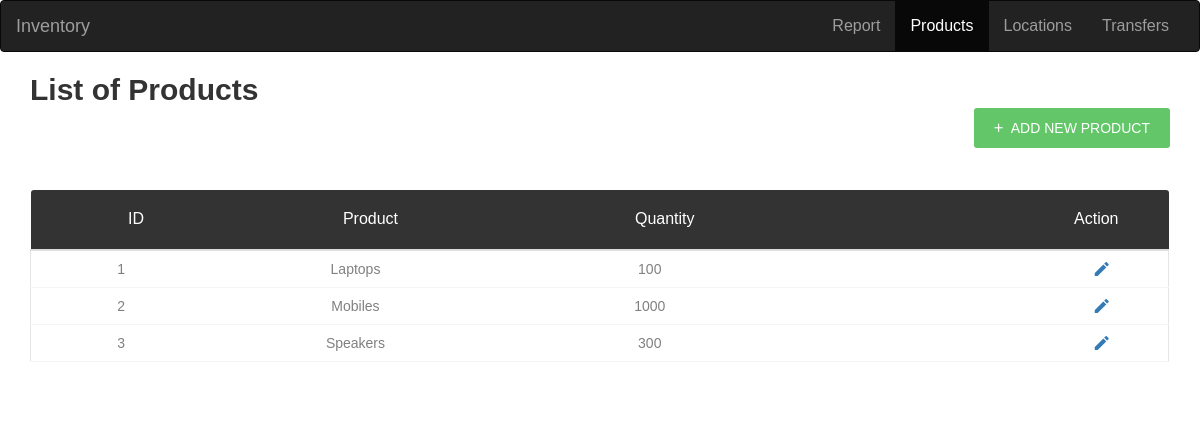
The page /products on the database as committed earlier.
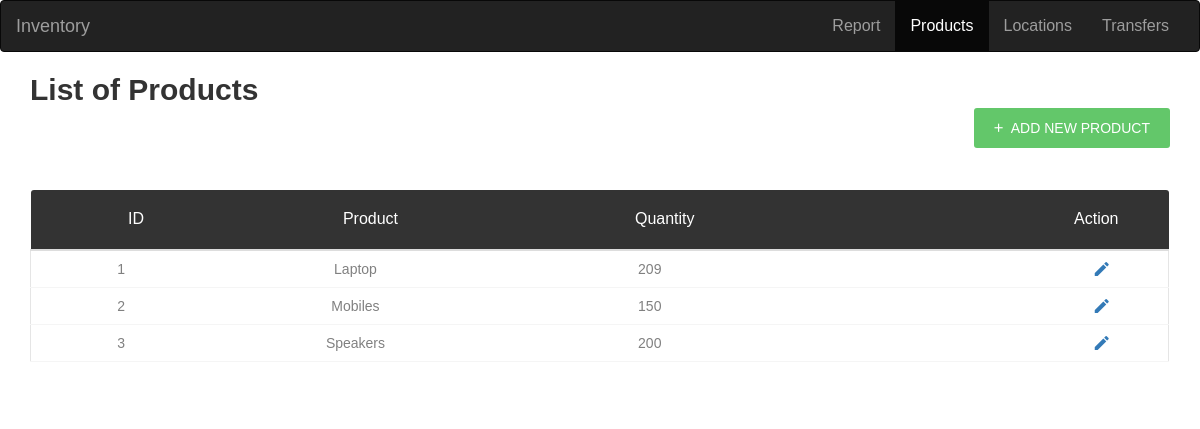
The same page on the database as committed later.
### tables this page shows
CREATE TABLE product (
    prod_id INTEGER PRIMARY KEY AUTOINCREMENT,
    prod_name TEXT NOT NULL UNIQUE,
    qty INTEGER
);

### app.py (the view, shortened to what this page needs)
@app.route('/products', methods=('GET', 'POST'))
def products():
    conn = get_db_connection()
    product = conn.execute('SELECT * FROM product').fetchall()
    conn.close()
    return render_template('products.html', product=product)

### app.py (called while the page is built)
def get_db_connection():
    conn = sqlite3.connect('database.db')
    conn.row_factory = sqlite3.Row
    return conn

### templates/products.html (shortened to what this page needs)
{% extends 'base.html' %}
{% block content %}
<nav class="navbar navbar-inverse">
    <div class="container-fluid">
        <div class="navbar-header">
            <a class="navbar-brand" href="#">Inventory</a>
        </div>
        <ul class="nav navbar-nav" style="float:right">
            <li class=" nav-item"><a href="/">Report</a></li>
            <li class="active"><a class="nav-item" href="products">Products</a></li>
            <li><a class="nav-item" href="locationn">Locations</a></li>
            <li><a class="nav-item" href="transfers">Transfers</a></li>
        </ul>
    </div>
</nav>
<div class="container">
    <h2> List of Products</h2>
    <div style="float:right">
        <a href="#addModal" class="au-btn au-btn-icon au-btn--green au-btn--small" data-toggle="modal"><i
                class="zmdi zmdi-plus"></i> <span>Add New Product</span></a>
    </div>
    <br>
    <br>
    <div class="row m-t-30">
        <div class="col-md-12">
            <div class="table-responsive m-b-40">
                <table class="table table-borderless table-data3">
                    <thead>
                        <tr>
                            <th  style="text-align: center;">ID</th>
                            <th style="text-align: center;">Product</th>
                            <th style="text-align: center;">Quantity</th>
                            <th>Action</th>
                        </tr>
                    </thead>
                    <tbody>
                        {% for i in product %}
                        <tr>
                            <td style="text-align: center;">{{ i['prod_id'] }}</td>
                            <td style="text-align: center;">{{ i['prod_name'] }}</td>
                            <td style="text-align: center;">{{ i['qty'] }}</td>
                            <td>
                                <a href="/{{ i['prod_name'] }}/pedit"><i class="zmdi zmdi-edit zmdi-hc-lg"
                                        data-toggle="tooltip" title="Edit"> &nbsp;</i> </a>
                            </td>
                        </tr>
                        {% endfor %}
                    </tbody>
                </table>
            </div>
        </div>
    </div>
</div>
{% endblock %}

Rows that differ between the two databases and show on the page:
changed product id 1: prod_name "Laptops" → "Laptop"; qty "100" → "209"
changed product "Mobiles": qty "1000" → "150"
changed product "Speakers": qty "300" → "200"
